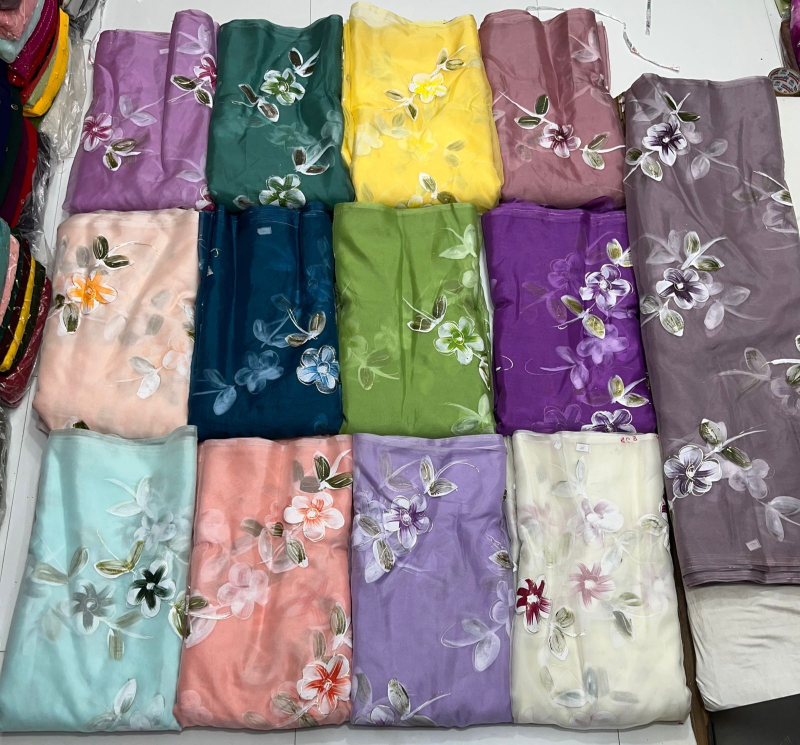
#> input picture Dataset/image_group.jpg, 1600 x 1489 px, found by its file name (shown at 1/2 size)
$ python blue2.py
#> lines starting #> are read from the running program, lines starting #| are printed output that depends on the picture; after the words box and inside, x2 and y2 are one past the last pixel; in counts of white or black regions, pixels touching at a corner belong together
from PIL import Image
import numpy as np
import cv2
import os

os.environ['PYDEVD_WARN_EVALUATION_TIMEOUT'] = '10'  # Set timeout to 10 seconds
import threading
from sklearn.cluster import KMeans

# Example usage
# Load the original image with all sarees
original_img_path = 'image_group.jpg'
target_img_path = 'image_single.jpg'


# Function to get channel averages
def get_ch_avgs(im):
    if im is None:
        print("Error: Unable to read the image.")
        return None

    # Convert image to float32 to avoid data type issues
    im = im.astype(np.float32)

    non_zero_c = cv2.countNonZero(im.sum(axis=2))
    ch_avgs = np.array([im[:, :, 0].sum(), im[:, :, 1].sum(), im[:, :, 2].sum()])
    ch_avgs = ch_avgs / non_zero_c
    return ch_avgs


# Function to extract the largest ROI from the original image based on bounding boxes
def extract_largest_roi(original_image, bounding_boxes):
    if not bounding_boxes:
        return None

    # Find the index of the largest bounding box based on area
    largest_index = np.argmax([w * h for x, y, w, h in bounding_boxes])

    x, y, w, h = bounding_boxes[largest_index]

    # Adjust ROI coordinates to exclude the border
    border_thickness = 2
    x += border_thickness
    y += border_thickness
    w -= 2 * border_thickness
    h -= 2 * border_thickness

    roi = original_image[y:y + h, x:x + w]
    return roi


# Load the group image
group_image = cv2.imread(original_img_path)
#> group_image is the input picture: shape (1489, 1600, 3); mean B, G, R 134.6, 136.3, 144.7
if group_image is None:
    print(f"Error: Unable to read the group image from {original_img_path}")
else:
    # Convert to HSV
    hsv_image = cv2.cvtColor(group_image, cv2.COLOR_BGR2HSV)
#> hsv_image: shape (1489, 1600, 3); mean H, S, V 86.3, 76.4, 157.6

    # Define HSV range for silver color
    lower_blue2 = np.array([90, 50, 50])
    upper_blue2 = np.array([130, 255, 255])

    # Create a mask for silver color
    blue2_mask = cv2.inRange(hsv_image, lower_blue2, upper_blue2)
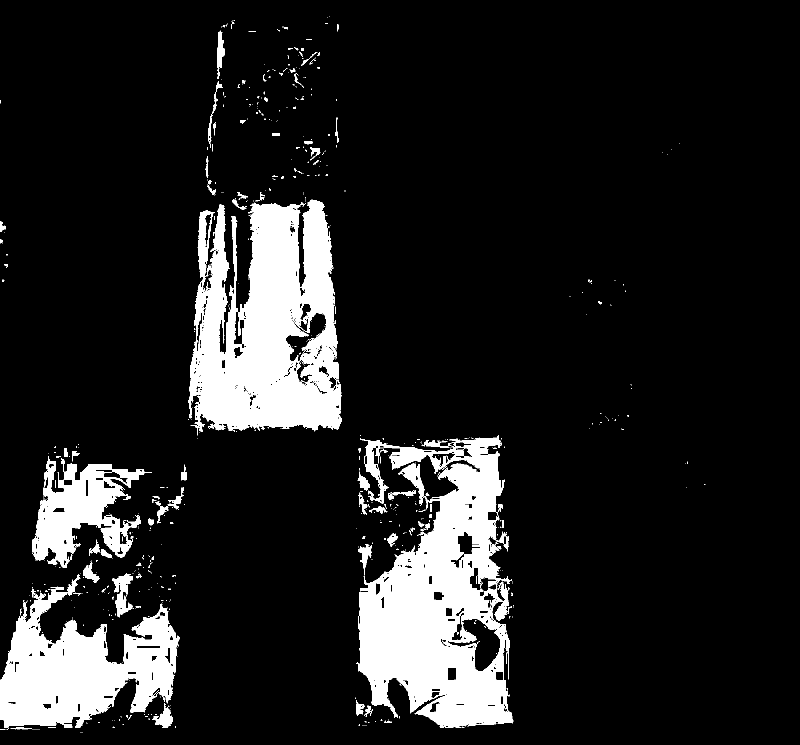
#> blue2_mask: shape (1489, 1600) (shown at 1/2 size); 12.7% white; 693 white regions (595 under 20 px)

    # Find contours in the mask
    contours, _ = cv2.findContours(blue2_mask, cv2.RETR_EXTERNAL, cv2.CHAIN_APPROX_SIMPLE)
#> contours = 647 contours, 583 with area under 20; largest, box (x1, y1, x2, y2) and area: (713, 871, 1027, 1456) 118190, (377, 399, 684, 862) 105458, (0, 1149, 359, 1459) 57131, (64, 912, 303, 1136) 24898, (224, 1147, 266, 1235) 1610

    # List to store bounding boxes
    bounding_boxes = []

    # Draw bounding boxes around the detected regions and store bounding box coordinates
    for contour in contours:
        x, y, w, h = cv2.boundingRect(contour)

        # Ignore small contours
        if w * h < 15500:
            continue

        bounding_boxes.append((x, y, w, h))
        cv2.rectangle(group_image, (x, y), (x + w, y + h), (0, 255, 0), 2)
#> this loop made 647 passes
#> (x, y, w, h) on passes 2 to 4: (160, 1464, 1, 1), (78, 1458, 1, 1), (76, 1458, 1, 1)
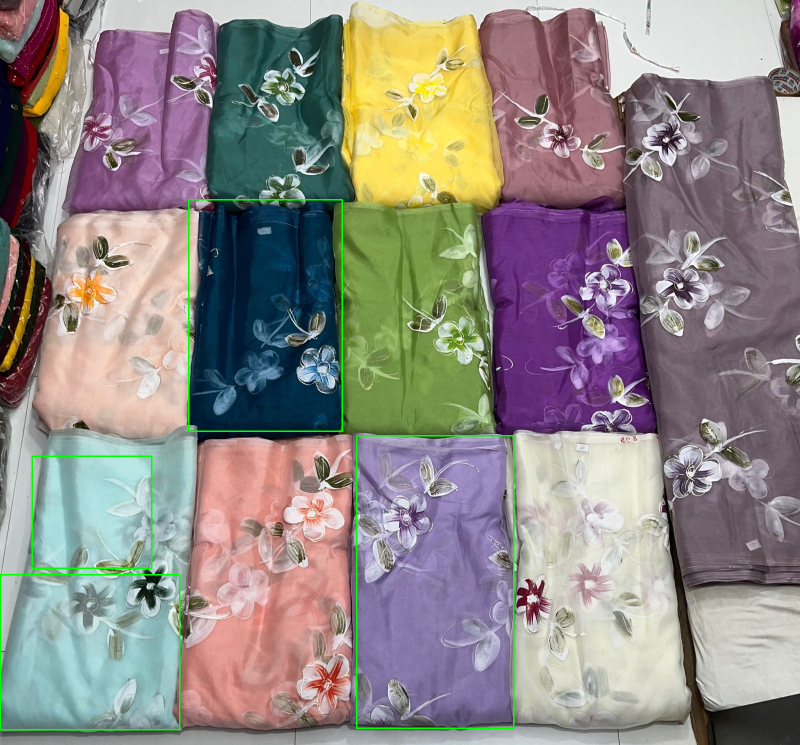
#> group_image: shape (1489, 1600, 3) (shown at 1/2 size); 0.69% of pixels changed, all inside (x1, y1, x2, y2) = (0, 398, 1029, 1461)
#> after the loop, bounding_boxes = [(0, 1149, 359, 310), (64, 912, 239, 224), (713, 871, 314, 585), (377, 399, 307, 463)]

    # Save the image with bounding boxes for silver saree
    cv2.imwrite('blue2_saree_with_boxes.jpg', group_image)

    # Extract the largest ROI based on bounding boxes for silver saree
    largest_roi = extract_largest_roi(group_image, bounding_boxes)
#> in extract_largest_roi, `largest_index = np.argmax([w * h for x, y, w, h in bounding_boxes])`: largest_index = 2
#> in extract_largest_roi, `x, y, w, h = bounding_boxes[largest_index]`: x = 713; y = 871; w = 314; h = 585
#> in extract_largest_roi, `x += border_thickness`: x = 715
#> in extract_largest_roi, `y += border_thickness`: y = 873
#> in extract_largest_roi, `w -= 2 * border_thickness`: w = 310
#> in extract_largest_roi, `h -= 2 * border_thickness`: h = 581
#> in extract_largest_roi, `roi = original_image[y:y + h, x:x + w]`:
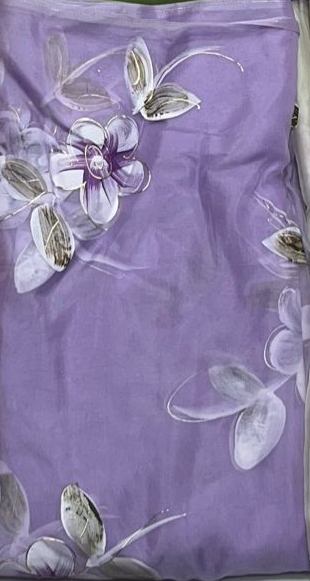
#> roi: shape (581, 310, 3); mean B, G, R 165.1, 126.9, 138.7

    # Save the largest ROI without the border for silver saree
    if largest_roi is not None:
        cv2.imwrite('largest_blue2_roi_without_border.jpg', largest_roi)
